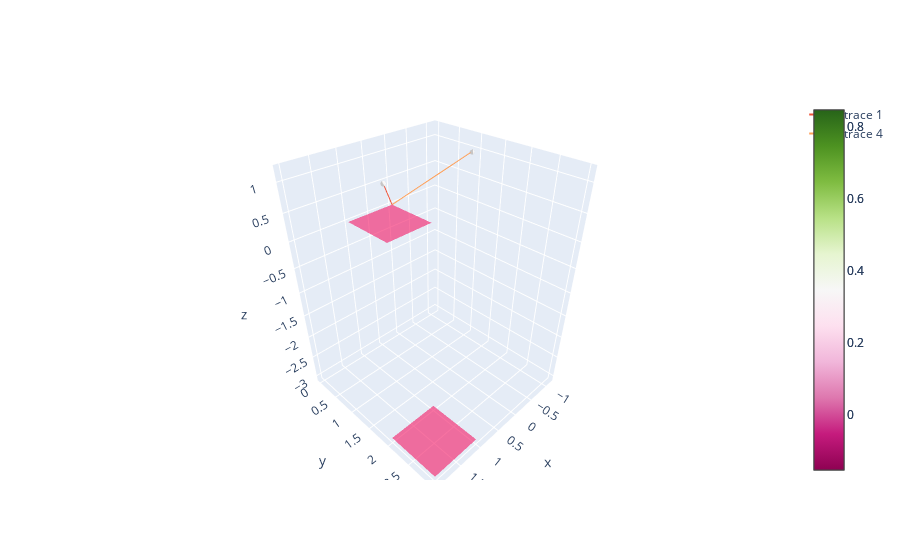

Write notebook code for a chart like this one.
### Markdown cell above
# Plotly

### Code cell
import plotly.graph_objects as go

data = np.array([[0, 0, 0],
                 [1, 0, 0], 
                 [0, 1, 0], 
                 [1, 1, 0]])

fig1 = go.Figure(data=[go.Mesh3d(x=data[:, 0],
                   y=data[:, 1],
                   z=data[:, 2],
                   opacity=1,
                   color='rgba(244,22,100,0.6)'
                  ), 
                    go.Scatter3d(x=[0, 1], y=[0, 1], z=[0, 1], mode='lines'),
                    go.Cone(x=[1],y=[1],z=[1],u=[.2],v=[.2],w=[.2])])


data2 = [go.Mesh3d(x=data[:, 0]+1,
                   y=data[:, 1]+2,
                   z=data[:, 2]-3,
                   opacity=1,
                   color='rgba(244,22,100,0.6)'
                  ), 
                    go.Scatter3d(x=[0, -1], y=[0, 1], z=[0, 1], mode='lines'),
                    go.Cone(x=[-1],y=[1],z=[1],u=[.2],v=[.2],w=[.2])]


for data in data2:
    fig1.add_trace(data)



fig1.show()
print(type(data2[0]))

### Figure 1 — Plotly figure (JSON) as saved in the notebook; plotly's stock layout.template omitted (floating-point values rounded to 4 significant figures)
{"data": [{"color": "rgba(244,22,100,0.6)", "opacity": 1, "type": "mesh3d", "x": [0, 1, 0, 1], "y": [0, 0, 1, 1], "z": [0, 0, 0, 0]}, {"mode": "lines", "type": "scatter3d", "x": [0, 1], "y": [0, 1], "z": [0, 1]}, {"type": "cone", "u": [0.2], "v": [0.2], "w": [0.2], "x": [1], "y": [1], "z": [1]}, {"color": "rgba(244,22,100,0.6)", "opacity": 1, "type": "mesh3d", "x": [1, 2, 1, 2], "y": [2, 2, 3, 3], "z": [-3, -3, -3, -3]}, {"mode": "lines", "type": "scatter3d", "x": [0, -1], "y": [0, 1], "z": [0, 1]}, {"type": "cone", "u": [0.2], "v": [0.2], "w": [0.2], "x": [-1], "y": [1], "z": [1]}], "layout": {}}
